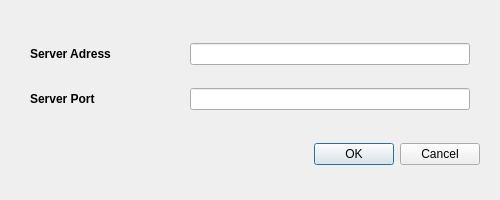
<?xml version="1.0" encoding="UTF-8"?>
<ui version="4.0">
    <class>ConnectionSettingsDialog</class>
    <widget class="QDialog" name="ConnectionSettingsDialog">
        <property name="geometry">
            <rect>
                <x>0</x>
                <y>0</y>
                <width>500</width>
                <height>200</height>
            </rect>
        </property>
        <property name="sizePolicy">
            <sizepolicy hsizetype="Fixed" vsizetype="Fixed">
                <horstretch>0</horstretch>
                <verstretch>0</verstretch>
            </sizepolicy>
        </property>
        <property name="windowTitle">
            <string>Connection settings</string>
        </property>
        <layout class="QHBoxLayout" name="horizontalLayout">
            <property name="spacing">
                <number>0</number>
            </property>
            <property name="leftMargin">
                <number>0</number>
            </property>
            <property name="topMargin">
                <number>0</number>
            </property>
            <property name="rightMargin">
                <number>0</number>
            </property>
            <property name="bottomMargin">
                <number>0</number>
            </property>
            <item>
                <layout class="QVBoxLayout" name="verticalLayout_2">
                    <property name="sizeConstraint">
                        <enum>QLayout::SetDefaultConstraint</enum>
                    </property>
                    <property name="leftMargin">
                        <number>20</number>
                    </property>
                    <property name="topMargin">
                        <number>10</number>
                    </property>
                    <property name="rightMargin">
                        <number>20</number>
                    </property>
                    <property name="bottomMargin">
                        <number>10</number>
                    </property>
                    <item>
                        <spacer name="verticalSpacer">
                            <property name="orientation">
                                <enum>Qt::Vertical</enum>
                            </property>
                            <property name="sizeType">
                                <enum>QSizePolicy::Fixed</enum>
                            </property>
                            <property name="sizeHint" stdset="0">
                                <size>
                                    <width>0</width>
                                    <height>10</height>
                                </size>
                            </property>
                        </spacer>
                    </item>
                    <item>
                        <layout class="QHBoxLayout" name="horizontalLayout_2">
                            <property name="sizeConstraint">
                                <enum>QLayout::SetDefaultConstraint</enum>
                            </property>
                            <property name="leftMargin">
                                <number>10</number>
                            </property>
                            <property name="rightMargin">
                                <number>10</number>
                            </property>
                            <item>
                                <widget class="QLabel" name="label">
                                    <property name="sizePolicy">
                                        <sizepolicy hsizetype="Preferred" vsizetype="Fixed">
                                            <horstretch>0</horstretch>
                                            <verstretch>0</verstretch>
                                        </sizepolicy>
                                    </property>
                                    <property name="font">
                                        <font>
                                            <pointsize>9</pointsize>
                                            <weight>75</weight>
                                            <bold>true</bold>
                                        </font>
                                    </property>
                                    <property name="text">
                                        <string>Server Adress</string>
                                    </property>
                                </widget>
                            </item>
                            <item>
                                <widget class="QLineEdit" name="serverAddressLineEdit">
                                    <property name="sizePolicy">
                                        <sizepolicy hsizetype="Fixed" vsizetype="Fixed">
                                            <horstretch>0</horstretch>
                                            <verstretch>0</verstretch>
                                        </sizepolicy>
                                    </property>
                                    <property name="minimumSize">
                                        <size>
                                            <width>280</width>
                                            <height>0</height>
                                        </size>
                                    </property>
                                </widget>
                            </item>
                        </layout>
                    </item>
                    <item>
                        <layout class="QHBoxLayout" name="horizontalLayout_3">
                            <property name="leftMargin">
                                <number>10</number>
                            </property>
                            <property name="rightMargin">
                                <number>10</number>
                            </property>
                            <item>
                                <widget class="QLabel" name="label_2">
                                    <property name="sizePolicy">
                                        <sizepolicy hsizetype="Preferred" vsizetype="Fixed">
                                            <horstretch>0</horstretch>
                                            <verstretch>0</verstretch>
                                        </sizepolicy>
                                    </property>
                                    <property name="font">
                                        <font>
                                            <pointsize>9</pointsize>
                                            <weight>75</weight>
                                            <bold>true</bold>
                                        </font>
                                    </property>
                                    <property name="text">
                                        <string>Server Port</string>
                                    </property>
                                </widget>
                            </item>
                            <item>
                                <widget class="QLineEdit" name="serverPortLineEdit">
                                    <property name="sizePolicy">
                                        <sizepolicy hsizetype="Fixed" vsizetype="Fixed">
                                            <horstretch>0</horstretch>
                                            <verstretch>0</verstretch>
                                        </sizepolicy>
                                    </property>
                                    <property name="minimumSize">
                                        <size>
                                            <width>280</width>
                                            <height>0</height>
                                        </size>
                                    </property>
                                </widget>
                            </item>
                        </layout>
                    </item>
                    <item>
                        <spacer name="verticalSpacer_2">
                            <property name="orientation">
                                <enum>Qt::Vertical</enum>
                            </property>
                            <property name="sizeType">
                                <enum>QSizePolicy::Fixed</enum>
                            </property>
                            <property name="sizeHint" stdset="0">
                                <size>
                                    <width>0</width>
                                    <height>10</height>
                                </size>
                            </property>
                        </spacer>
                    </item>
                    <item>
                        <widget class="QDialogButtonBox" name="buttonBox">
                            <property name="sizePolicy">
                                <sizepolicy hsizetype="Expanding" vsizetype="Fixed">
                                    <horstretch>0</horstretch>
                                    <verstretch>0</verstretch>
                                </sizepolicy>
                            </property>
                            <property name="orientation">
                                <enum>Qt::Horizontal</enum>
                            </property>
                            <property name="standardButtons">
                                <set>QDialogButtonBox::Cancel|QDialogButtonBox::Ok</set>
                            </property>
                            <property name="centerButtons">
                                <bool>false</bool>
                            </property>
                        </widget>
                    </item>
                </layout>
            </item>
        </layout>
    </widget>
    <resources/>
    <connections>
        <connection>
            <sender>buttonBox</sender>
            <signal>accepted()</signal>
            <receiver>ConnectionSettingsDialog</receiver>
            <slot>accept()</slot>
            <hints>
                <hint type="sourcelabel">
                    <x>248</x>
                    <y>254</y>
                </hint>
                <hint type="destinationlabel">
                    <x>157</x>
                    <y>274</y>
                </hint>
            </hints>
        </connection>
        <connection>
            <sender>buttonBox</sender>
            <signal>rejected()</signal>
            <receiver>ConnectionSettingsDialog</receiver>
            <slot>reject()</slot>
            <hints>
                <hint type="sourcelabel">
                    <x>316</x>
                    <y>260</y>
                </hint>
                <hint type="destinationlabel">
                    <x>286</x>
                    <y>274</y>
                </hint>
            </hints>
        </connection>
    </connections>
</ui>
